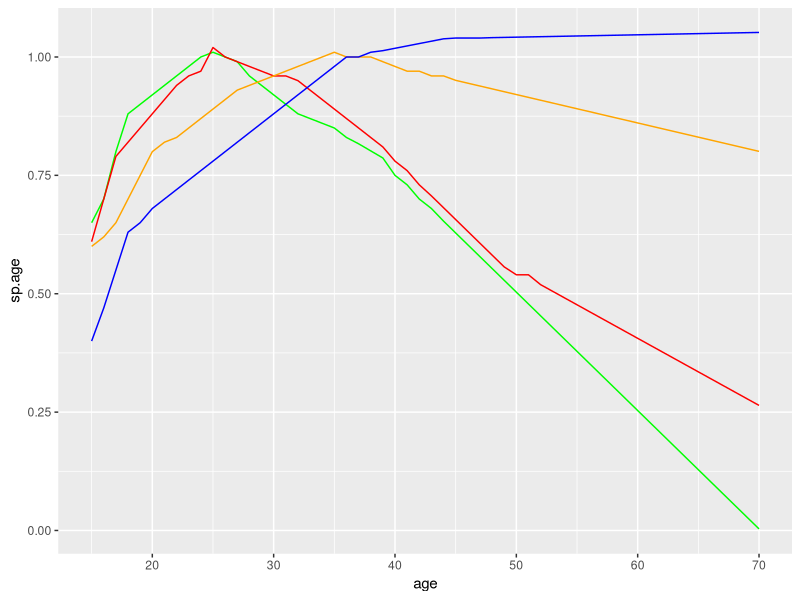

R code for this plot:
library(dplyr)
library(ggplot2)

names <- read.csv("names.csv")
firstnames <- as.character(unique(names$firstname))
lastnames <- as.character(unique(names$lastname))
lastnames <- gsub("\\?", "", x=lastnames)

### Generating Fighters
genFighter <- function(startID=1, n=1, year=1, mean.val = 500, sd.val = 120, coe.sd = .05){
  physical.element <- rnorm(n=n, mean=mean.val*0.3, sd = sd.val*0.3)
  mental.element <- rnorm(n=n, mean=0, sd = sd.val*0.2)
  st.base <- rnorm(n=n, mean = mean.val*0.7, sd = sd.val*0.7) + physical.element
  sp.base <- rnorm(n=n, mean = mean.val*0.7, sd = sd.val*0.7) + physical.element
  wt.base <- rnorm(n=n, mean = mean.val, sd = sd.val*0.8) + mental.element
  ag.base <- rnorm(n=n, mean = mean.val, sd = sd.val) - mental.element
  barracks <- data.frame('playerID' = c(startID:(startID+n-1)), 'firstname' = sample(x = firstnames, size = n , replace = TRUE), 'lastname' = sample(x=lastnames, size = n, replace = TRUE), 'born' = rep(year, n), 'skill.base' = rnorm(n=n, mean=mean.val, sd = sd.val), 'strength.base' = st.base, 'speed.base' = sp.base , 'wit.base' = wt.base, 'aggression.base' = ag.base, 'skill.coe' = rnorm(n=n, mean=0, sd = coe.sd), 'speed.coe' = rnorm(n=n, mean=0, sd = coe.sd), 'strength.coe' = rnorm(n=n, mean=0, sd = coe.sd) , 'wit.coe' = rnorm(n=n, mean=0, sd = coe.sd))
  return(barracks)
}


#barracks <- data.frame('playerID' = c(1:10), 'born' = 1, 'skill.base' = rnorm(n=10, mean=500, sd = 120), 'strength.base' = rnorm(n=10, mean=500, sd = 120), 'wit.base' = rnorm(n=10, mean=500, sd = 120), 'speed.base' = rnorm(n=10, mean=500, sd = 120), 'aggression.base' = rnorm(n=10, mean=500, sd = 120))

#### Aging Curves
# sp.age <- c(seq(from = 0.8, to = 1, by = 0.04), rep(1, 5), seq(from = 1, to = 0.8, by = -0.03), seq(from = 0.8, to = 0.5, by = -0.01))
# st.age <- c(seq(from = 0.7, to = 1, by = 0.05), rep(1, 5), seq(from = 1, to = 0.8, by = -0.02), seq(from = 0.8, to = 0.4, by = -0.02))
# wit.age <- c(seq(from = 0.5, to = 0.9, by = 0.08), seq(from = 0.9, to = 1, by = 0.02), rep(1, 2), seq(from = 1, to = 1.3, by = 0.01))
# sk.age <- c(seq(from = 0.5, to = 0.9, by = 0.05), seq(from = 0.9, to = 1, by = 0.02), rep(1, 8), seq(from = 1, to = 0.8, by = -0.01))
# age <- c(15:(15+43))
# sp.age <- sp.age[1:44]
# wit.age <- wit.age[1:44]
# age.curve <- as.data.frame(cbind(age, sp.age, st.age, sk.age, wit.age))
#write.csv(age.curve, "agecurve.csv" )
age.curve <- read.csv("agecurve.csv")
ggplot(age.curve, aes(x=age)) + geom_line(aes(y=sp.age), col = "green") + geom_line(aes(y=st.age), col = "red") + geom_line(aes(y=sk.age), col = "orange") + geom_line(aes(y=wit.age), col = "blue")


### Aging Function
ageFighter <- function(df, newyear, ac =age.curve, coe.sd = 0.02){
  df$age <- newyear - df$born
  df$skill.coe <- df$skill.coe + rnorm(n=nrow(df), mean=0, sd = (coe.sd*1.1))
  df$speed.coe <- df$speed.coe + rnorm(n=nrow(df), mean=0, sd = coe.sd)
  df$strength.coe <- df$strength.coe + rnorm(n=nrow(df), mean=0, sd = coe.sd)
  df$wit.coe <- df$wit.coe + rnorm(n=nrow(df), mean= 0, sd = (coe.sd*1.1))
  df.full <- left_join(df, ac, by = "age")
  df$strength <- df$strength.base * (df.full$st.age + df.full$strength.coe)
  df$speed <- df$speed.base * (df.full$sp.age + df.full$speed.coe)
  df$wit <- df$wit.base * (df.full$wit.age + df.full$wit.coe)
  df$skill <- df$skill.base * (df.full$sk.age + df.full$skill.coe)
  df$aggression <- df$aggression.base
  return(df)
}



### Battle Function
fight <- function(home, away, df, rand.mean = 500, rand.sd = 200){
  hdf <- subset(df, playerID == home)
  adf <- subset(df, playerID == away)
  hdf2 <- as.vector(hdf[,c("skill", "strength", "wit", "speed")])
  adf2 <- as.vector(adf[,c("skill", "strength", "wit", "speed")])
  hdf2 <- hdf2[1,]
  adf2 <- adf2[1,]
  diff.scores <- hdf2/adf2
  rand.vals <- rnorm(4, mean= rand.mean, sd = rand.sd)
  total.scores <- as.integer(diff.scores * rand.vals)
  winner <- ifelse(mean(total.scores) > rand.mean, home, away)
  loser <- ifelse(winner == home, away, home)
  return(c("winner" = winner, "loser" = loser))
}


### Season Battle
seasonSim <- function(df, battle.log = battle.log, matchlevel = 1, seasonnum = 1){
  p <- nrow(df)
  df$preserveID <- df$playerID
  df$playerIDnew <- c(1:p)
  bl <- battle.log[1,]
  for(jj in 1:(p-1)){
    for(kk in (jj+1):p){
      home.playerID <- df$preserveID[df$playerIDnew == jj]
      away.playerID <- df$preserveID[df$playerIDnew == kk]
      result <- fight(home.playerID, away.playerID, df)
      result.frame <- data.frame("weeknum" = jj, "winnerID" = result[1], "loserID" = result[2], "matchlevel" = matchlevel, "seasonnum"= seasonnum)
      bl <- rbind(bl, result.frame)
    }
  }
  bl <- bl[-1,]
  bl$rand <- runif(nrow(bl), min = 0, max = 1)
  bl <- bl[order(bl$rand),]
  bl$weeknum <- c(1:nrow(bl))
  bl <-  bl[, !names(bl) %in% c("rand")]
  battle.log <- rbind(battle.log, bl)
  return(battle.log)
}


### 16-person Tournament
seeding <- read.csv('seeding.csv')
tourney16 <- function(df, battle.log = battle.log, seasonnum){
  winners <- c(1:15)
  for(pp in 1:nrow(seeding)){
    hp <- match(seeding$home[pp], df$seed)
    ap <- match(seeding$away[pp], df$seed)
    home.playerID <- df$playerID[hp]
    away.playerID <- df$playerID[ap]
    result <- fight(home.playerID, away.playerID, df)
    result.frame <- data.frame("weeknum" = 1, "winnerID" = result[1], "loserID" = result[2], 'matchlevel' = "Round 1", seasonnum = seasonnum)
    battle.log <- rbind(battle.log, result.frame)
    winners[pp] <- result[1]
  }
  r2 <- seq(from=1, to=7, by=2) 
  battlenum <- 9
  for(pp in r2){
    result <- fight(winners[pp], winners[pp + 1], df)
    result.frame <- data.frame("weeknum" = 2, "winnerID" = result[1], "loserID" = result[2], 'matchlevel' = "Round 2", seasonnum = seasonnum)
    battle.log <- rbind(battle.log, result.frame)
    winners[battlenum] <- result[1]
    battlenum <- battlenum + 1
  }
  semi1 <- fight(winners[9], winners[10], df)
  semi2 <- fight(winners[11], winners[12], df)
  result.frame1 <- data.frame("weeknum" = 3, "winnerID" = semi1[1], "loserID" = semi1[2], 'matchlevel' = "Round 3", seasonnum = seasonnum)
  result.frame2 <- data.frame("weeknum" = 3, "winnerID" = semi2[1], "loserID" = semi2[2], 'matchlevel' = "Round 3", seasonnum = seasonnum)
  battle.log <- rbind(battle.log, result.frame1, result.frame2)
  final <- fight(semi1[1], semi2[1], df)
  result.final <- data.frame("weeknum" = 4, "winnerID" = final[1], "loserID" = final[2], 'matchlevel' = "Round 4" , seasonnum = seasonnum)
  battle.log <- rbind(battle.log, result.final)
  return(battle.log)
}


#### Kings Tourney
ktseed <- read.csv("ktseed.csv")
kingstourney <- function(df, battle.log = battle.log, seasonnum){
  df <- df[order(df$ELO, decreasing = TRUE),]
  df$ovseed <- c(1:nrow(df))
  df.short <- subset(df, ovseed <= 64)
  df.short <- left_join(df.short, ktseed, by = "ovseed")
  for(ll in 1:4){
    df.limit <- subset(df.short, group == ll)
    battle.log <- tourney16(df.limit, battle.log = battle.log, seasonnum = seasonnum)
  }
  finalfour <- battle.log$winnerID[battle.log$matchlevel == "Round 4" & battle.log$seasonnum == seasonnum]
  print(finalfour)
  finalist1 <- fight(finalfour[1], finalfour[2], df)
  finalist2 <- fight(finalfour[3], finalfour[4], df)
  result.frame1 <- data.frame("weeknum" = 5, "winnerID" = finalist1[1], "loserID" = finalist1[2], 'matchlevel' = "Semifinal", seasonnum = seasonnum)
  result.frame2 <- data.frame("weeknum" = 5, "winnerID" = finalist2[1], "loserID" = finalist2[2], 'matchlevel' = "Semifinal", seasonnum = seasonnum)
  ktfinal <- fight(finalist1[1], finalist2[1], df)
  result.final <- data.frame("weeknum" = 6, "winnerID" = ktfinal[1], "loserID" = ktfinal[2], 'matchlevel' = "Final", seasonnum = seasonnum)
  battle.log <- rbind(battle.log, result.frame1, result.frame2, result.final)
  return(battle.log)
}

league.seeding <- c(rep("S", 25), rep(c("A1", "A2"), 25), rep(c("B1", "B2"), 25), rep(c("J1", "J2"), 25))
leaguelist <- unique(league.seeding)

runHistory <- function(df, battle.log, df.history, startyear=51, yearstorun=10, nextid=176){
  #age fighters
  current.id = nextid
  for(jj in startyear:(startyear+yearstorun)){
    # age fighters
    df <- ageFighter(df, newyear = jj)
    # Run Season
    for(qq in leaguelist){
      df.subset <- subset(df, league == qq)
      battle.log <- seasonSim(df.subset, battle.log = battle.log, matchlevel = qq, seasonnum = jj)
    }
    
    ## Calculting ELO
    if(nrow(battle.log) > 5000){
      startindex <- nrow(battle.log) - 5000 - 1
      bl <- battle.log[startindex:nrow(battle.log),]
    } else { bl <- battle.log }
    bl$order <- c(1:nrow(bl))
    elo.date <- as.Date("2017-01-01") + bl$order
    winners <- bl$winnerID
    losers <- bl$loserID
    elo.calc <- elo.seq(winner = winners, loser = losers, Date = elo.date, init = "bottom", k = 40, runcheck = FALSE)
    eg <- elo.calc$cmat
    eglim <- as.data.frame(eg[nrow(eg),])
    eglim$winnerID <- rownames(eglim)
    eglim$winnerID <- as.numeric(eglim$winnerID)
    colnames(eglim) <- c("ELO", "playerID")
    drop <- c("ELO")
    df <- df[,!(names(df) %in% drop)]
    df <- left_join(df, eglim, by = "playerID")
    
    #Kings tourney
    battle.log <- kingstourney(df, battle.log = battle.log, seasonnum = jj)
    df <- df[order(df$ELO, decreasing = TRUE),]
    df.history <- rbind(df.history, df)
    df$league <- league.seeding
    df <- subset(df, (age <= 20 | !(league %in% c("J1", "J2"))) & ELO > 550)
    numnew <- 175-nrow(df)
    if(numnew > 0){
      new.recruits <- genFighter(startID = current.id, n=numnew, year= jj-15)
      current.id <- current.id + numnew
      new.recruits <- ageFighter(new.recruits, newyear = jj)
      num.j1 <- 25 - nrow(subset(df, league == "J1"))
      new.league <- c(rep("J1", num.j1), rep("J2", numnew - num.j1))
      new.recruits$rand <- runif(nrow(new.recruits), min = 0, max = 1)
      new.recruits$league <- new.league
      new.recruits$ELO <- 700
      df <- rbind(df, new.recruits)
    }
    print(jj)
  }
  output <- c(df, battle.log, df.history)
  return(output)
}

